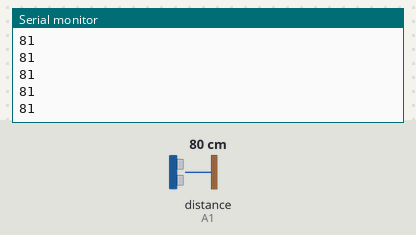
This sketch was run on a simulated Arduino Leonardo, built with avr-gcc and run on an emulated ATmega32U4. On the bench: the last lines printed to the serial monitor. The inputs (shaded band) are chosen by the test bench; at power-on: distance to the obstacle (sensor on A1) 80 cm. The echo pulse lasts 58.3 µs per cm.

Above: at 1.2 s.
1.3 s: distance to the obstacle (sensor on A1) set to 2 cm
At 1.48 s:
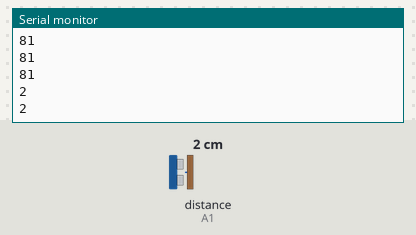
2.8 s: distance to the obstacle (sensor on A1) set to 4 cm
At 2.93 s:
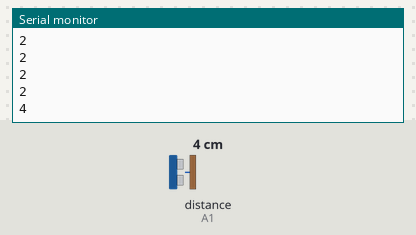
Timing chart, 0 to 5.8 s (numbered marks = the images above; inputs shaded):
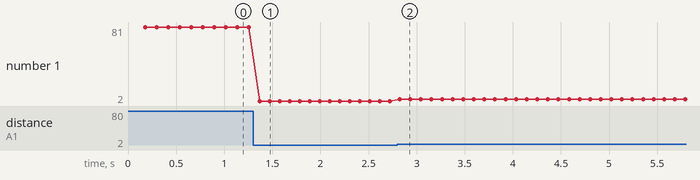

Measured:
- after the input at 1.3 s, the serial monitor: prints a new line after 0.07 s (image 1)
- after the input at 2.8 s, the serial monitor: prints a new line at once (image 2)
- plotted number 1: 81 → 2 after the input at 1.3 s, 2 → 4 after the input at 2.8 s

The sketch:

UltrasonicRainbow.ino
```cpp
#include "TimerOne.h"
#include "LPD6803.h"
#include "NewPing.h"

//Example to control LPD6803-based RGB LED Modules in a strand
// Original code by Bliptronics.com Ben Moyes 2009
//Use this as you wish, but please give credit, or at least buy some of my LEDs!

// Code cleaned up and Object-ified by ladyada, should be a bit easier to use

/*****************************************************************************/

// Choose which 2 pins you will use for output.
// Can be any valid output pins.
int dataPin = 11;       // 'yellow' wire
int clockPin = 13;      // 'green' wire
// Don't forget to connect 'blue' to ground and 'red' to +5V

// Timer 1 is also used by the strip to send pixel clocks

// Set the first variable to the NUMBER of pixels. 20 = 20 pixels in a row
LPD6803 strip = LPD6803(50, dataPin, clockPin);

#define TRIGGER_PIN  A0  // Arduino pin tied to trigger pin on the ultrasonic sensor.
#define ECHO_PIN     A1  // Arduino pin tied to echo pin on the ultrasonic sensor.
#define MAX_DISTANCE 120 // Maximum distance we want to ping for (in centimeters). Maximum sensor distance is rated at 400-500cm.
#define ZERO_COUNT_LIMIT 5
unsigned int pingSpeed = 100; // How frequently are we going to send out a ping (in milliseconds). 50ms would be 20 times a second.
unsigned long pingTimer;     // Holds the next ping time.
volatile byte zeroCount=0; //Keeps track of the number of '0's seen. Too many 0s = value of 200.

NewPing sonar(TRIGGER_PIN, ECHO_PIN, MAX_DISTANCE); // NewPing setup of pins and maximum distance.

volatile unsigned int uS;
volatile unsigned int distance = 120;

void setup() {
  //initTimer2();
Serial.begin(9600); // Open serial monitor at 115200 baud to see ping results.
  // The Arduino needs to clock out the data to the pixels
  // this happens in interrupt timer 1, we can change how often
  // to call the interrupt. setting CPUmax to 100 will take nearly all all the
  // time to do the pixel updates and a nicer/faster display,
  // especially with strands of over 100 dots.
  // (Note that the max is 'pessimistic', its probably 10% or 20% less in reality)

  strip.setCPUmax(80);  // start with 50% CPU usage. up this if the strand flickers or is slow

  // Start up the LED counter
  strip.begin();
  // Update the strip, to start they are all 'off'
  strip.show();
}


void loop() {
  // Some example procedures showing how to display to the pixels

  //colorWipe(Color(255, 0, 0), 50);
  //colorWipe(Color(0, 255, 0), 50);
  //colorWipe(Color(0, 0, 255), 50);
  //strip.setPixelColor(0, Color(0, 0, 0 ));
  //strip.setPixelColor(1, Color(63, 0, 0 ));

  //rainbow(50);
  rainbowCycle(50);
}

void rainbow(uint8_t wait) {
  int i, j;

  for (j=0; j < 96 * 3; j++) {     // 3 cycles of all 96 colors in the wheel
    for (i=0; i < strip.numPixels(); i++) {
      strip.setPixelColor(i, Wheel( (i + j) % 96));
    }

    strip.show();   // write all the pixels out
    uS = sonar.ping(); // Send ping, get ping time in microseconds (uS).
    delay(25+uS / US_ROUNDTRIP_CM);
  }
}

// Slightly different, this one makes the rainbow wheel equally distributed
// along the chain
void rainbowCycle(uint8_t wait) {
  int i, j;

  for (j=0; j < 96 * 5; j++) {     // 5 cycles of all 96 colors in the wheel
    for (i=0; i < strip.numPixels(); i++) {
      // tricky math! we use each pixel as a fraction of the full 96-color wheel
      // (thats the i / strip.numPixels() part)
      // Then add in j which makes the colors go around per pixel
      // the % 96 is to make the wheel cycle around
      int preBrightVal = Wheel( ((i * 96 / strip.numPixels()) + j) % 96);
      byte distanceResult = distance/4;
      int brightnessChange = 31-distanceResult;
      if(distance > MAX_DISTANCE) brightnessChange = 0;
      int color = setBrightness(preBrightVal,brightnessChange);

      strip.setPixelColor(i, color);
    }
    strip.show();   // write all the pixels out
    getDistance();
    delay(25+distance);
  }
}

// fill the dots one after the other with said color
// good for testing purposes
void colorWipe(uint16_t c, uint8_t wait) {
  int i;

  for (i=0; i < strip.numPixels(); i++) {
      strip.setPixelColor(i, c);
      strip.show();
      delay(wait);
  }
}

/* Helper functions */

// Create a 15 bit color value from R,G,B
unsigned int Color(byte r, byte g, byte b)
{
  //Take the lowest 5 bits of each value and append them end to end
  return( ((unsigned int)g & 0x1F )<<10 | ((unsigned int)b & 0x1F)<<5 | (unsigned int)r & 0x1F);
}


// Val from 0-32
unsigned int setBrightness(int color, byte brightness)
{
  byte r,g,b;
  r = color & 0x1F;
  g = (color >>10) & 0x1F;
  b = (color >>5) & 0x1F;
  brightness &= 0x1F;
  //Serial.print(r);
  //Serial.print(" ");
  //Serial.print(g);
  //Serial.print(" ");
  //Serial.println(b);
  r = (r*brightness)>>5;
  g = (g*brightness)>>5;
  b = (b*brightness)>>5;
  return(Color(r,g,b));
}

//Input a value 0 to 127 to get a color value.
//The colours are a transition r - g -b - back to r
unsigned int Wheel(byte WheelPos)
{
  byte r,g,b;
  switch(WheelPos >> 5)
  {
    case 0:
      r=31- WheelPos % 32;   //Red down
      g=WheelPos % 32;      // Green up
      b=0;                  //blue off
      break;
    case 1:
      g=31- WheelPos % 32;  //green down
      b=WheelPos % 32;      //blue up
      r=0;                  //red off
      break;
    case 2:
      b=31- WheelPos % 32;  //blue down
      r=WheelPos % 32;      //red up
      g=0;                  //green off
      break;
  }
  return(Color(r,g,b));
}

void getDistance() {
  if(millis() - pingTimer >= pingSpeed) {
    pingTimer = millis();
    uS = sonar.ping();
    long newDist = uS/US_ROUNDTRIP_CM;
    if (newDist >= MAX_DISTANCE || newDist <= 0){
      if(++zeroCount >= ZERO_COUNT_LIMIT) {
        zeroCount = 0;
        if(distance < MAX_DISTANCE) distance+=8;
        Serial.println(distance);
      }
    } else {
        distance = newDist;
        Serial.println(distance);
    }
  }
}
```

LPD6803.cpp
```cpp
#include "TimerOne.h"
#include "LPD6803.h"

/*****************************************************************************
 * Example to control LPD6803-based RGB LED Modules in a strand
 * Original code by Bliptronics.com Ben Moyes 2009
 * Use this as you wish, but please give credit, or at least buy some of my LEDs!
 *
 * Code cleaned up and Object-ified by ladyada, should be a bit easier to use
 *
 * Library Optimized for fast refresh rates 2011 by michu@neophob.com
 *****************************************************************************/

// the arrays of ints that hold each LED's 15 bit color values
static uint16_t *pixels;
static uint16_t numLEDs;

static uint8_t dataPin, clockPin;

enum lpd6803mode {
  START,
  HEADER,
  DATA,
  DONE
};

static lpd6803mode SendMode;   // Used in interrupt 0=start,1=header,2=data,3=data done
static byte  BitCount;   // Used in interrupt
static uint16_t  LedIndex;   // Used in interrupt - Which LED we are sending.
static byte  BlankCounter;  //Used in interrupt.

static byte lastdata = 0;
static uint16_t swapAsap = 0;   //flag to indicate that the colors need an update asap

//Interrupt routine.
//Frequency was set in setup(). Called once for every bit of data sent
//In your code, set global Sendmode to 0 to re-send the data to the pixels
//Otherwise it will just send clocks.
void LedOut() {
  // PORTB |= _BV(5);    // port 13 LED for timing debug

  switch(SendMode) {
    case DONE:            //Done..just send clocks with zero data
      if (swapAsap>0) {
        if(!BlankCounter)    //AS SOON AS CURRENT pwm IS DONE. BlankCounter
      	{
        	BitCount = 0;
        	LedIndex = swapAsap;  //set current led
        	SendMode = HEADER;
	      	swapAsap = 0;
      	}
      }
      break;

    case DATA:               //Sending Data
      if ((1 << (15-BitCount)) & pixels[LedIndex]) {
		if (!lastdata) {     // digitalwrites take a long time, avoid if possible
	  		// If not the first bit then output the next bits
	  		// (Starting with MSB bit 15 down.)
	  		digitalWrite(dataPin, 1);
	  		lastdata = 1;
		}
      } else {
		if (lastdata) {       // digitalwrites take a long time, avoid if possible
	  		digitalWrite(dataPin, 0);
	  		lastdata = 0;
		}
      }
      BitCount++;

      if(BitCount == 16)    //Last bit?
      {
        LedIndex++;        //Move to next LED
        if (LedIndex < numLEDs) //Still more leds to go or are we done?
        {
          BitCount=0;      //Start from the fist bit of the next LED
        } else {
	  		// no longer sending data, set the data pin low
	  		digitalWrite(dataPin, 0);
	  		lastdata = 0; // this is a lite optimization
          	SendMode = DONE;  //No more LEDs to go, we are done!
		}
      }
      break;
    case HEADER:            //Header
      if (BitCount < 32) {
		digitalWrite(dataPin, 0);
		lastdata = 0;
		BitCount++;
		if (BitCount==32) {
	  		SendMode = DATA;      //If this was the last bit of header then move on to data.
	  		LedIndex = 0;
	  		BitCount = 0;
		}
      }
      break;
    case START:            //Start
      if (!BlankCounter)    //AS SOON AS CURRENT pwm IS DONE. BlankCounter
      {
        BitCount = 0;
        LedIndex = 0;
        SendMode = HEADER;
      }
      break;
  }

  // Clock out data (or clock LEDs)
  digitalWrite(clockPin, HIGH);
  digitalWrite(clockPin, LOW);

  //Keep track of where the LEDs are at in their pwm cycle.
  BlankCounter++;

  // PORTB &= ~_BV(5);   // pin 13 digital output debug
}

//---
LPD6803::LPD6803(uint16_t n, uint8_t dpin, uint8_t cpin) {
  dataPin = dpin;
  clockPin = cpin;
  numLEDs = n;

  pixels = (uint16_t *)malloc(numLEDs);
  for (uint16_t i=0; i< numLEDs; i++) {
    setPixelColor(i, 0, 0, 0);
  }

  SendMode = START;
  BitCount = LedIndex = BlankCounter = 0;
  cpumax = 50;
}

//---
void LPD6803::begin(void) {
  pinMode(dataPin, OUTPUT);
  pinMode(clockPin, OUTPUT);

  setCPUmax(cpumax);

  Timer1.attachInterrupt(LedOut);  // attaches callback() as a timer overflow interrupt
}

//---
uint16_t LPD6803::numPixels(void) {
  return numLEDs;
}

//---
void LPD6803::setCPUmax(uint8_t m) {
  cpumax = m;

  // each clock out takes 20 microseconds max
  long time = 100;
  time *= 20;   // 20 microseconds per
  time /= m;    // how long between timers
  Timer1.initialize(time);
}

//---
void LPD6803::show(void) {
  SendMode = START;
}

//---
void LPD6803::doSwapBuffersAsap(uint16_t idx) {
  swapAsap = idx;
}

//---
void LPD6803::setPixelColor(uint16_t n, uint8_t r, uint8_t g, uint8_t b) {
  uint16_t data;

  if (n > numLEDs) return;

  data = g & 0x1F;
  data <<= 5;
  data |= b & 0x1F;
  data <<= 5;
  data |= r & 0x1F;
  data |= 0x8000;

  pixels[n] = data;
}

//---
void LPD6803::setPixelColor(uint16_t n, uint16_t c) {
  if (n > numLEDs) return;

  pixels[n] = 0x8000 | c;
}
```

LPD6803.h
```cpp
#if ARDUINO >= 100
 #include "Arduino.h"
#else
 #include "WProgram.h"
#endif

class LPD6803 {
 private:
  uint8_t cpumax;

 public:
  LPD6803(uint16_t n, uint8_t dpin, uint8_t cpin);
  void begin();
  void show();
  void doSwapBuffersAsap(uint16_t idx);
  void setPixelColor(uint16_t n, uint8_t r, uint8_t g, uint8_t b);
  void setPixelColor(uint16_t n, uint16_t c);
  void setCPUmax(uint8_t m);
  uint16_t numPixels(void);
};
```
